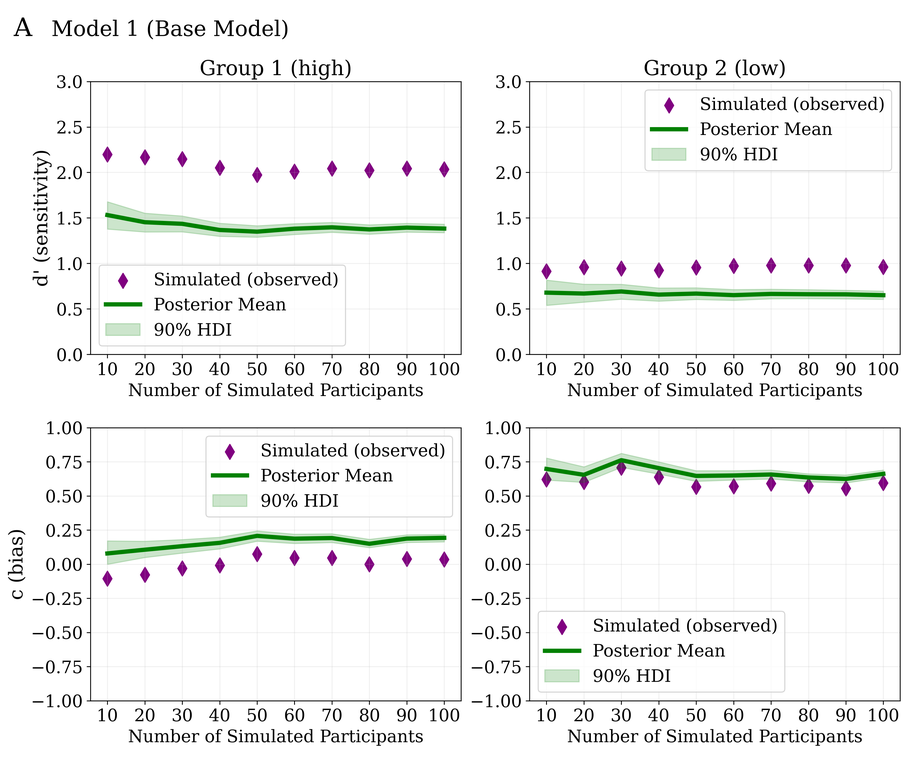
#> input picture precision_analysis/mod1_precision.png, 920 x 767 px, shrunk from 3600 x 3000 before the run
$ python combine_figures.py
#> lines starting #> are read from the running program, lines starting #| are printed output that depends on the picture
# -*- coding: utf-8 -*-
from PIL import Image
import matplotlib.pyplot as plt

plots = ["mod1_precision.png",
         "mod2_precision.png",
         "mod3_precision.png"]

im1,im2,im3 = [Image.open(plots[i]) for i in range(len(plots))]
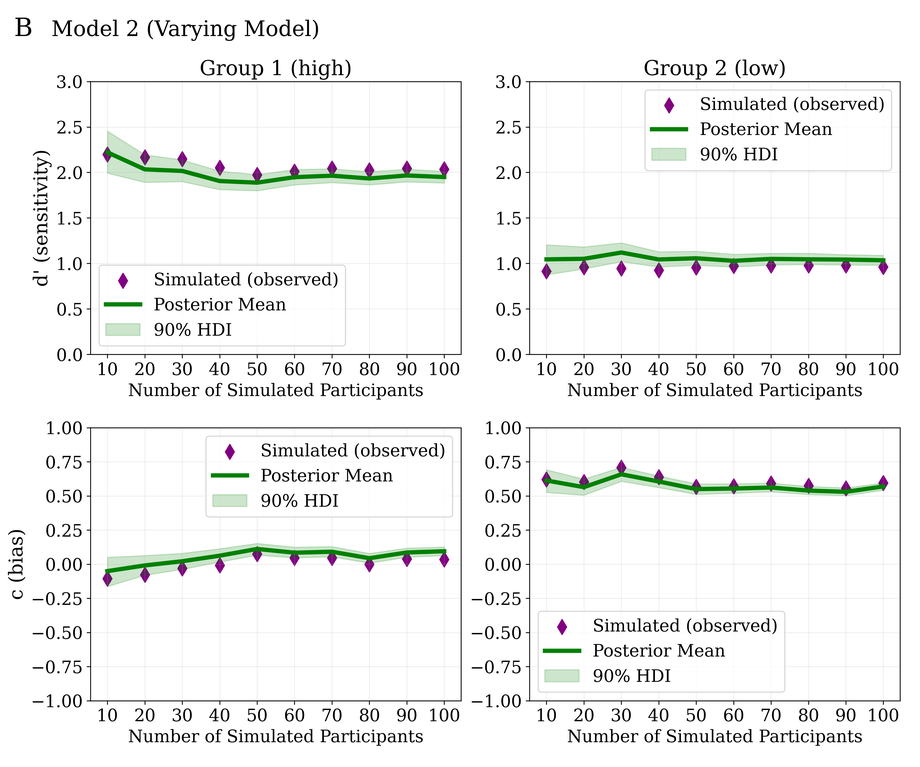
#> input picture precision_analysis/mod2_precision.png, 920 x 767 px, shrunk from 3600 x 3000 before the run
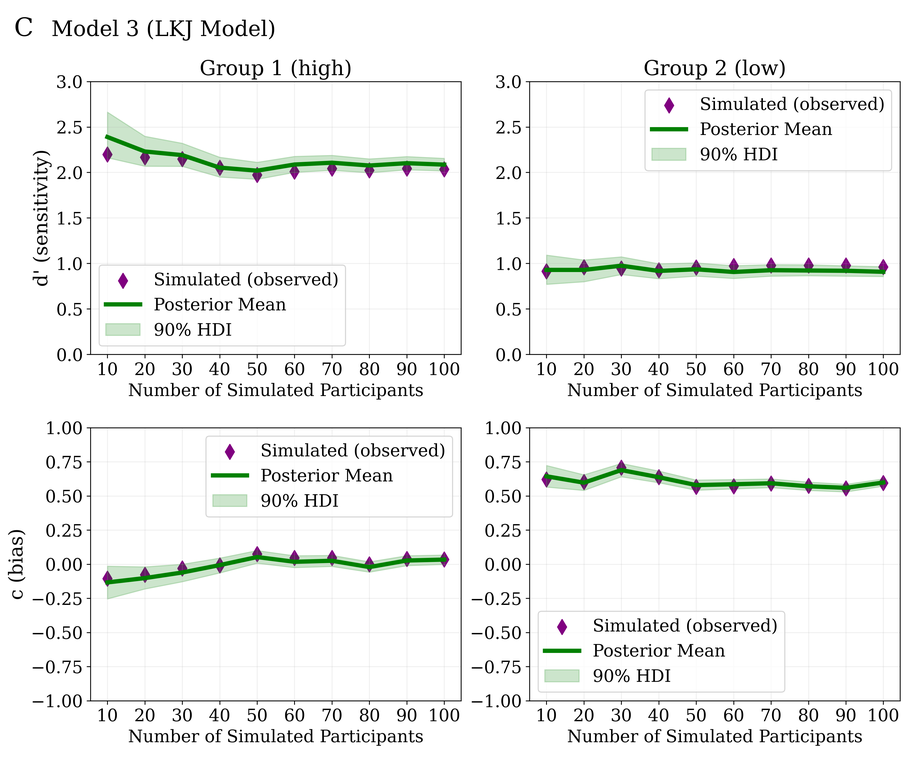
#> input picture precision_analysis/mod3_precision.png, 920 x 767 px, shrunk from 3600 x 3000 before the run
#> im1 is the input picture: PIL image 920x767 RGBA; mean R, G, B, A 241.3, 242.4, 241.3, 255
#> im2 is the input picture: PIL image 920x767 RGBA; mean R, G, B, A 241.2, 242.4, 241.2, 255
#> im3 is the input picture: PIL image 920x767 RGBA; mean R, G, B, A 241.3, 242.7, 241.3, 255

dst = Image.new('RGB', (im1.width*2 , im1.height*2), color=(255,255,255))
#> dst: PIL image 1840x1534 RGB; every value is 255

dst.paste(im1, (0, 0))
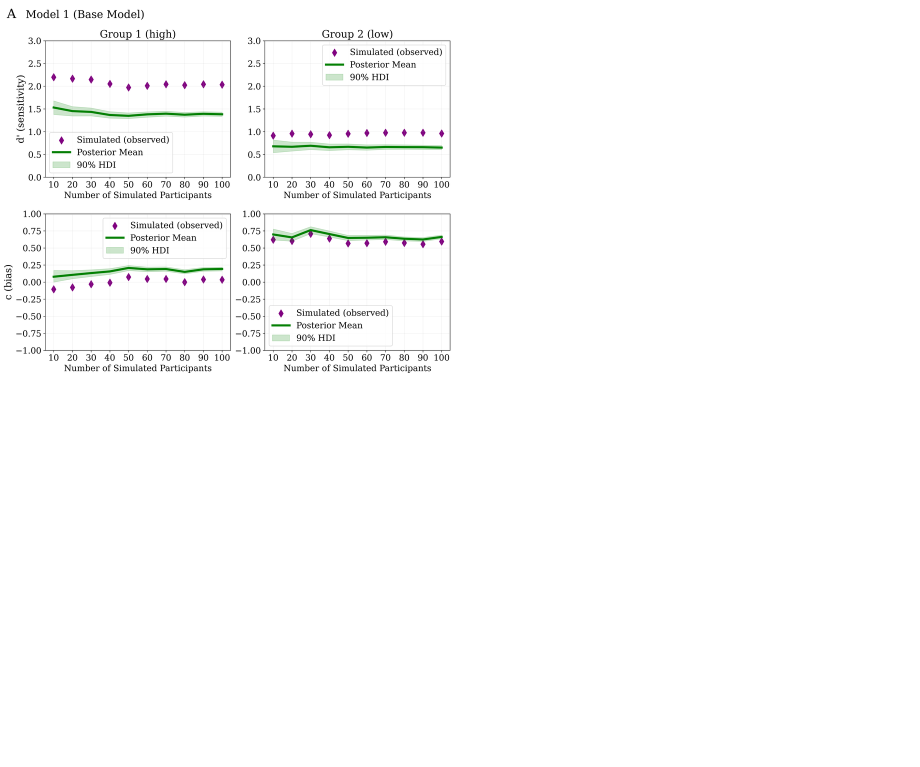
#> dst: PIL image 1840x1534 RGB (shown at 1/2 size); mean R, G, B 251.6, 251.8, 251.6
dst.paste(im2, (im1.width, 0))
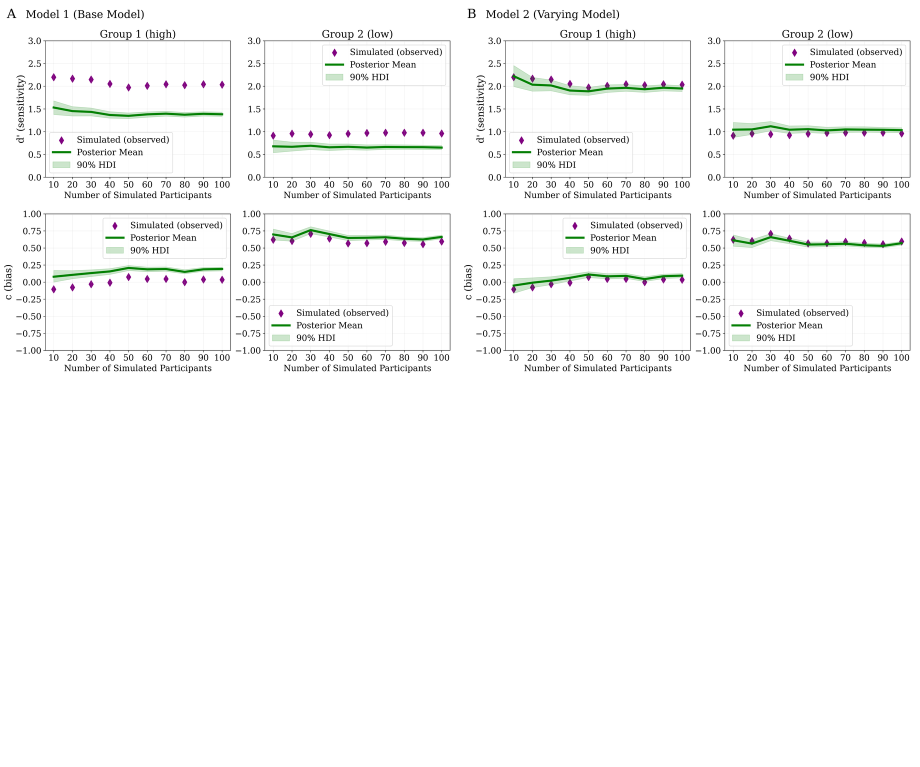
#> dst: PIL image 1840x1534 RGB (shown at 1/2 size); mean R, G, B 248.1, 248.7, 248.1
dst.paste(im3, (0, im1.height))
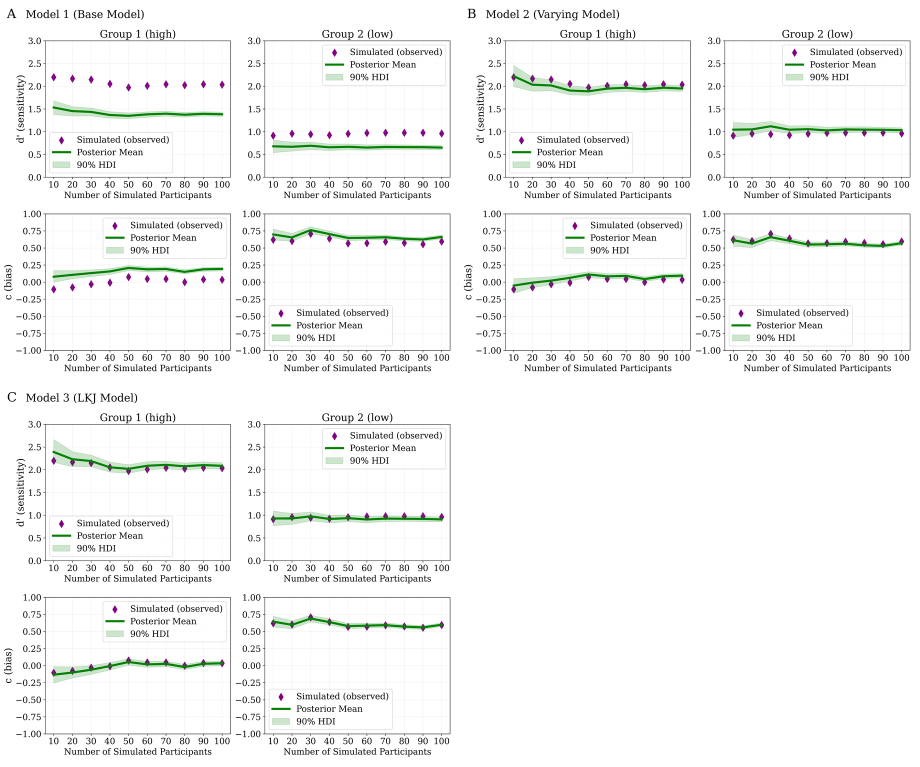
#> dst: PIL image 1840x1534 RGB (shown at 1/2 size); mean R, G, B 244.7, 245.6, 244.7

dst.save("precision_plots.png")
